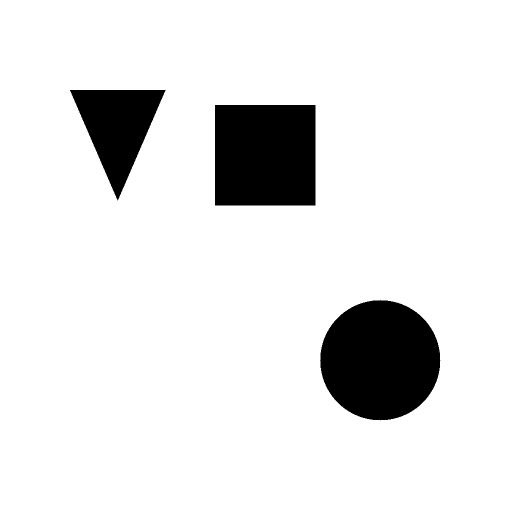
//> input picture 底层算法演示/图像矩/assets/binary.png, 1024 x 1024 px (shown at 1/2 size)
$ ./image_moments -i=../assets/binary.png   (built with g++ and OpenCV 4)
//> lines starting //> are read from the running program, lines starting //| are printed output that depends on the picture; after the words box and inside, x2 and y2 are one past the last pixel; in counts of white or black regions, pixels touching at a corner belong together
/**
 * @file    image_moments.cpp
 * @brief   图像矩演示：计算轮廓的几何矩、质心与 Hu 矩，并用 Hu 矩做形状匹配。
 * @details 流程：提取轮廓 -> 计算图像矩 -> 计算质心 -> 计算 Hu 矩 -> 形状匹配。
 * @note    依赖：OpenCV 4.x（core / imgproc / imgcodecs / highgui）
 *          Hu 矩有 7 个分量，对平移、缩放、旋转不变；数值跨越多阶数量级，
 *          比较前通常取 -sign(h)·log10|h|，本演示打印时直接给出 log 值。
 */

#include <algorithm>
#include <cmath>
#include <iomanip>
#include <iostream>
#include <string>
#include <vector>

#include <opencv2/opencv.hpp>
#include <opencv2/core/utils/filesystem.hpp>

namespace {

const int kPanelWidth = 480;
const int kPanelHeight = 360;
const int kTitleHeight = 30;

/** @brief 在若干候选位置中查找素材，便于从不同工作目录运行。 */
std::string locateAsset(const std::string& fileName)
{
    const std::vector<std::string> candidates = {
        "../../assets/" + fileName, "../assets/" + fileName, "assets/" + fileName};
    for (const auto& path : candidates) {
        if (cv::utils::fs::exists(path)) {
            return path;
        }
    }
    return candidates.front();
}

/** @brief 由素材路径推导输出目录：<demo>/assets/x.png -> <demo>/output。 */
std::string outputDirFor(const std::string& inputPath)
{
    std::string dir = inputPath;
    const size_t slash = dir.find_last_of("/\\");
    dir = (slash == std::string::npos) ? "." : dir.substr(0, slash);
    const size_t slash2 = dir.find_last_of("/\\");
    const std::string leaf = (slash2 == std::string::npos) ? dir : dir.substr(slash2 + 1);
    if (leaf == "assets") {
        dir = (slash2 == std::string::npos) ? "." : dir.substr(0, slash2);
    }
    return dir + "/output";
}

/** @brief 等比缩放并居中留白到固定面板。 */
cv::Mat fitPanel(const cv::Mat& image, const std::string& title)
{
    cv::Mat bgr;
    if (image.channels() == 1) {
        cv::cvtColor(image, bgr, cv::COLOR_GRAY2BGR);
    } else {
        bgr = image;
    }
    const double scale =
        std::min(kPanelWidth / static_cast<double>(bgr.cols),
                 kPanelHeight / static_cast<double>(bgr.rows));
    cv::Mat scaled;
    cv::resize(bgr, scaled, cv::Size(), scale, scale, cv::INTER_AREA);
    cv::Mat panel(kPanelHeight + kTitleHeight, kPanelWidth, CV_8UC3, cv::Scalar(255, 255, 255));
    const int x = (kPanelWidth - scaled.cols) / 2;
    const int y = kTitleHeight + (kPanelHeight - scaled.rows) / 2;
    scaled.copyTo(panel(cv::Rect(x, y, scaled.cols, scaled.rows)));
    cv::putText(panel, title, cv::Point(8, 21), cv::FONT_HERSHEY_SIMPLEX, 0.5,
                cv::Scalar(0, 0, 0), 1, cv::LINE_AA);
    return panel;
}

/** @brief 按列数拼接等尺寸面板。 */
cv::Mat montage(const std::vector<cv::Mat>& panels, int cols)
{
    const int rows = static_cast<int>((panels.size() + cols - 1) / cols);
    cv::Mat canvas(rows * panels[0].rows, cols * panels[0].cols, CV_8UC3, cv::Scalar(255, 255, 255));
    for (size_t i = 0; i < panels.size(); ++i) {
        const int r = static_cast<int>(i) / cols;
        const int c = static_cast<int>(i) % cols;
        panels[i].copyTo(canvas(cv::Rect(c * panels[i].cols, r * panels[i].rows,
                                         panels[i].cols, panels[i].rows)));
    }
    return canvas;
}

}  // namespace

/**
 * @brief  主流程：逐轮廓计算矩特征并与第一个轮廓做形状匹配。
 * @param  argc 参数个数。
 * @param  argv 参数列表。
 * @return 0 表示成功，非 0 表示失败。
 */
int main(int argc, char** argv)
{
    const cv::String keys =
        "{help h usage ? |      | 打印帮助信息 }"
        "{i input        |      | 二值图，缺省读取 assets/binary.png }"
        "{o output       |      | 输出图像路径，缺省写入 <目录>/output/image_moments.png }"
        "{a minArea      | 500  | 最小面积过滤阈值 }"
        "{d display      | 0    | 是否弹窗显示 (1=显示, 0=不显示) }";

    cv::CommandLineParser parser(argc, argv, keys);
    parser.about("图像矩演示: moments / centroid / HuMoments / matchShapes\n参数请使用 --key=value 形式");
    if (parser.has("help")) {
        parser.printMessage();
        return 0;
    }
    if (!parser.check()) {
        parser.printErrors();
        parser.printMessage();
        return -1;
    }

    std::string inputPath = parser.get<std::string>("input");
    if (inputPath.empty()) {
        inputPath = locateAsset("binary.png");
    }
    const cv::Mat src = cv::imread(inputPath, cv::IMREAD_GRAYSCALE);
//> src: 1024 rows x 1024 cols, CV_8UC1; 89.8% white; 3 black regions, box (x1, y1, x2, y2) and area: (640, 600, 881, 841) 45225, (430, 210, 631, 411) 40401, (140, 180, 331, 401) 21216
    if (src.empty()) {
        std::cerr << "无法读取图像: " << inputPath << std::endl;
        return -1;
    }

    // 步骤 1：提取轮廓。素材白底黑形状，取反后形状成为前景。
    cv::Mat binary;
    cv::threshold(src, binary, 127, 255, cv::THRESH_BINARY_INV);
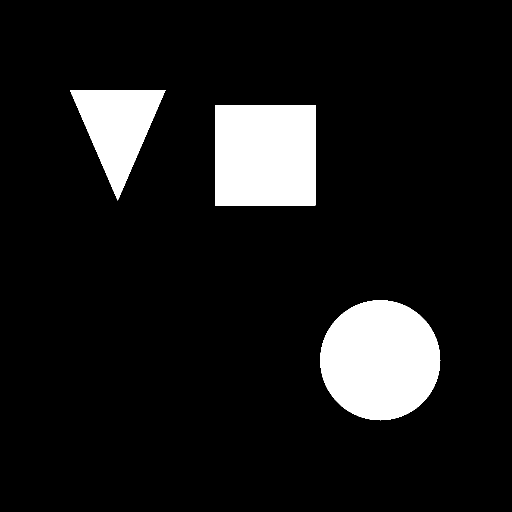
//> binary: 1024 rows x 1024 cols, CV_8UC1 (shown at 1/2 size); 10.2% white; 3 white regions
    std::vector<std::vector<cv::Point>> contours;
    cv::findContours(binary, contours, cv::RETR_EXTERNAL, cv::CHAIN_APPROX_SIMPLE);
//> contours = 3 contours; box (x1, y1, x2, y2) and area: (640, 600, 881, 841) 44886, (430, 210, 631, 411) 40000, (140, 180, 331, 401) 20900

    cv::Mat binaryView;
    cv::cvtColor(binary, binaryView, cv::COLOR_GRAY2BGR);
    cv::Mat momentView = binaryView.clone();

    const int minArea = parser.get<int>("minArea");
    std::vector<std::vector<cv::Point>> kept;
    for (const auto& contour : contours) {
        if (cv::contourArea(contour) >= minArea) {
            kept.push_back(contour);
        }
    }
//> this loop made 3 passes
    if (kept.empty()) {
        std::cerr << "没有面积达到阈值的轮廓" << std::endl;
        return -1;
    }

    std::cout << "输入: " << inputPath << ", 有效轮廓: " << kept.size() << "\n";
//| 输入: ../assets/binary.png, 有效轮廓: 3
    std::cout << std::left << std::setw(4) << "id" << std::setw(10) << "area"
              << std::setw(20) << "centroid" << std::setw(10) << "hu[0]"
              << std::setw(10) << "hu[1]" << "match\n";

    // 步骤 2~4：图像矩、质心、Hu 矩、形状匹配。
    for (size_t i = 0; i < kept.size(); ++i) {
        const cv::Moments m = cv::moments(kept[i]);
        if (m.m00 == 0.0) {
            continue;
        }
        const double cx = m.m10 / m.m00;
        const double cy = m.m01 / m.m00;

        double hu[7];
        cv::HuMoments(m, hu);
        // Hu 矩跨数量级，取 -sign(h)·log10|h| 才便于比较与显示。
        const double hu0 = -std::copysign(1.0, hu[0]) * std::log10(std::fabs(hu[0]) + 1e-30);
        const double hu1 = -std::copysign(1.0, hu[1]) * std::log10(std::fabs(hu[1]) + 1e-30);

        // matchShapes 越小越相似；这里统一和第一个轮廓比较。
        const double match = cv::matchShapes(kept[i], kept[0], cv::CONTOURS_MATCH_I1, 0.0);

        std::cout << std::left << std::setw(4) << i << std::setw(10)
                  << static_cast<int>(cv::contourArea(kept[i])) << std::setw(20)
                  << (std::to_string(static_cast<int>(cx)) + ", " +
                      std::to_string(static_cast<int>(cy)))
                  << std::fixed << std::setprecision(2) << std::setw(10) << hu0
                  << std::setw(10) << hu1 << std::setprecision(4) << match << "\n";

        cv::drawContours(momentView, kept, static_cast<int>(i), cv::Scalar(0, 200, 0), 2,
                         cv::LINE_AA);
        cv::circle(momentView, cv::Point(cvRound(cx), cvRound(cy)), 6,
                   cv::Scalar(0, 0, 255), cv::FILLED, cv::LINE_AA);
        char label[32];
        std::snprintf(label, sizeof(label), "#%zu", i);
        cv::putText(momentView, label, cv::Point(cvRound(cx) + 8, cvRound(cy) - 8),
                    cv::FONT_HERSHEY_SIMPLEX, 0.6, cv::Scalar(0, 0, 0), 1, cv::LINE_AA);
    }
//> this loop made 3 passes
//> (cx, cy, hu, hu0, hu1, match) on pass 1: (760, 720, [0.159, 0, 1.85e-28, 6.04e-28, 1.5e-55, 0, 1.36e-55], 0.798, 30, 0)
//> (cx, cy, hu0, hu1, match) on passes 2 to 3: (530, 310, 0.778, 29.87, 0.0322), (235, 253.3, 0.698, 2.49, 0.181)
//| 0   44886     760, 720            0.80      30.00     0.0000
//| 1   40000     530, 310            0.78      29.87     0.0322
//| 2   20900     234, 253            0.70      2.49      0.1805
//> pass 1, `cv::putText(momentView, label, cv::Point(cvRound(cx) + 8, cvRound(cy) ..`:
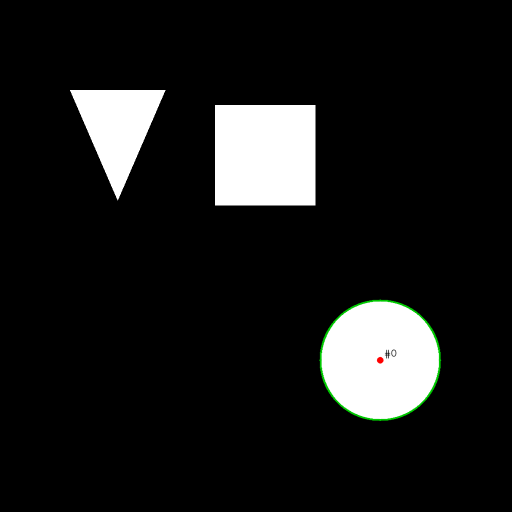
//> momentView: 1024 rows x 1024 cols, CV_8UC3 (shown at 1/2 size); mean B, G, R 25.5, 26, 25.5
//> pass 3, `cv::putText(momentView, label, cv::Point(cvRound(cx) + 8, cvRound(cy) ..`:
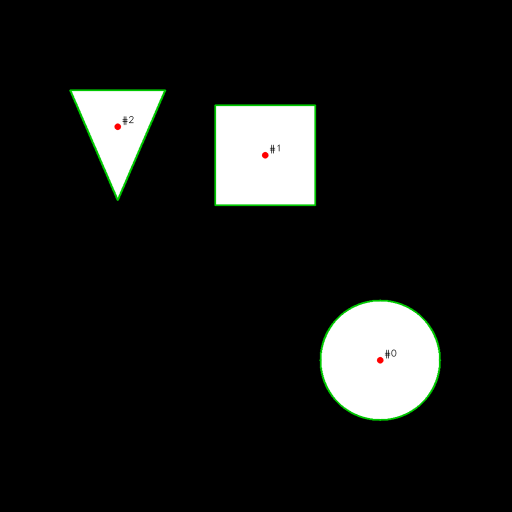
//> momentView: 1024 rows x 1024 cols, CV_8UC3 (shown at 1/2 size); mean B, G, R 24.6, 26.1, 24.7

    // 第三格：按 matchShapes 得分着色（越相似越偏绿）。
    cv::Mat matchView = binaryView.clone();
    for (size_t i = 0; i < kept.size(); ++i) {
        const double match = cv::matchShapes(kept[i], kept[0], cv::CONTOURS_MATCH_I1, 0.0);
        const int green = std::max(0, 255 - static_cast<int>(match * 120.0));
        cv::drawContours(matchView, kept, static_cast<int>(i),
                         cv::Scalar(0, green, 255 - green), cv::FILLED, cv::LINE_AA);
    }
//> this loop made 3 passes
//> (match, green) on passes 1 to 3: (0, 255), (0.0322, 252), (0.181, 234)
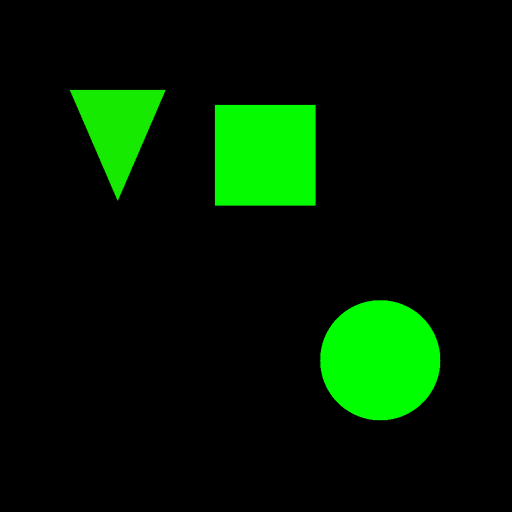
//> matchView: 1024 rows x 1024 cols, CV_8UC3 (shown at 1/2 size); mean B, G, R 0, 25.6, 0.5

    const std::vector<cv::Mat> panels = {
        fitPanel(binary, "binary input"),
        fitPanel(momentView, "centroids & Hu"),
        fitPanel(matchView, "matchShapes score")};
//> in fitPanel, `cv::putText(panel, title, cv::Point(8, 21), cv::FONT_HERSHEY_SIMPLEX, ..`: panel: 390 rows x 480 cols, CV_8UC3; min 0, max 255, mean 96.1
//> in fitPanel (call 2), `cv::resize(bgr, scaled, cv::Size(), scale, scale, cv::INTER_AREA);`: scaled: 360 rows x 360 cols, CV_8UC3; mean B, G, R 24.6, 26.1, 24.7
//> in fitPanel (call 2), `cv::putText(panel, title, cv::Point(8, 21), cv::FONT_HERSHEY_SIMPLEX, ..`: panel: 390 rows x 480 cols, CV_8UC3; mean B, G, R 95, 96.1, 95.1
//> call 3 of fitPanel, with title = "matchShapes score"
//> in fitPanel (call 3), `cv::resize(bgr, scaled, cv::Size(), scale, scale, cv::INTER_AREA);`:
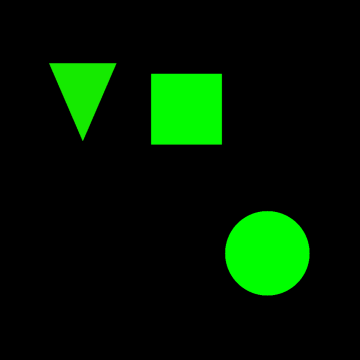
//> scaled: 360 rows x 360 cols, CV_8UC3; mean B, G, R 0, 25.6, 0.6
//> in fitPanel (call 3), `cv::putText(panel, title, cv::Point(8, 21), cv::FONT_HERSHEY_SIMPLEX, ..`:
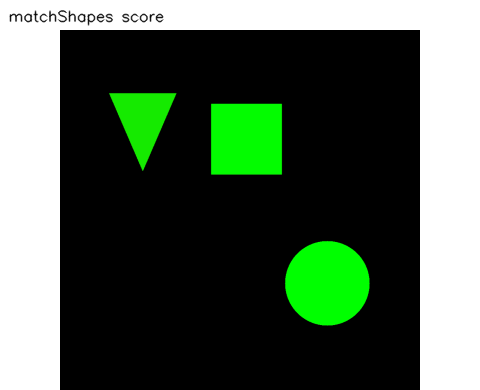
//> panel: 390 rows x 480 cols, CV_8UC3; mean B, G, R 77.9, 95.6, 78.2
    const cv::Mat result = montage(panels, 3);
//> in montage, `const int rows = static_cast<int>((panels.size() + cols - 1) / cols);`: rows = 1
//> in montage, `cv::Mat canvas(rows * panels[0].rows, cols * panels[0].cols, CV_8UC3, ..`: canvas: 390 rows x 1440 cols, CV_8UC3; every value is 255
//> the loop in montage, `for (size_t i = 0; i < panels.size(); ++i)` made 3 passes
//> after the loop in montage, `for (size_t i = 0; i < panels.size(); ++i)`:
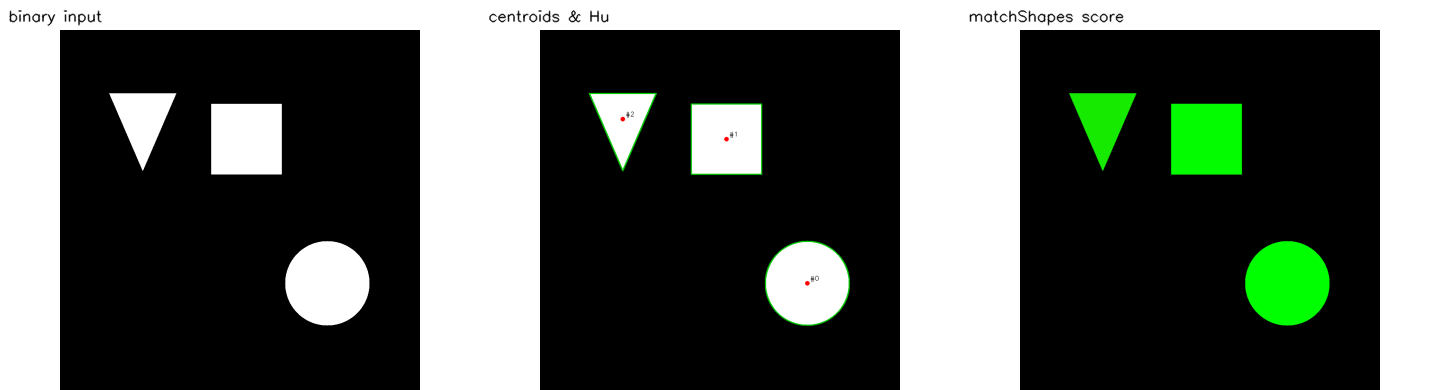
//> canvas: 390 rows x 1440 cols, CV_8UC3; mean B, G, R 89.7, 95.9, 89.8

    std::string outputPath = parser.get<std::string>("output");
    if (outputPath.empty()) {
        const std::string outDir = outputDirFor(inputPath);
        cv::utils::fs::createDirectories(outDir);
        outputPath = outDir + "/image_moments.png";
    }
    if (!cv::imwrite(outputPath, result)) {
        std::cerr << "无法写入输出图像: " << outputPath << std::endl;
        return -1;
    }
    std::cout << "结果已保存至 " << outputPath << std::endl;

    if (parser.get<int>("display") != 0) {
        cv::imshow("image moments", result);
        cv::waitKey(0);
    }
    return 0;
}
